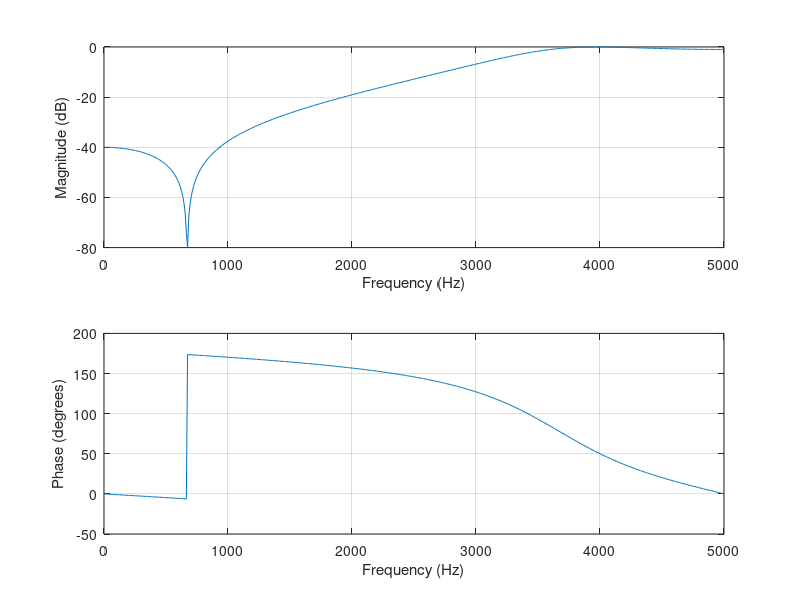

Write the MATLAB code that produced this figure.
pkg load signal

output_precision(8)

function build_elliptic_filter(n,Rp,Rs,Wp,fs,t)
  disp("")
  disp("-------------")
  disp(t)
  disp("-------------")
  if strcmp(t, "high")
    [b,a] = ellip(n, Rp, Rs, Wp*2/fs, t);
  else
    [b,a] = ellip(n, Rp, Rs, Wp*2/fs);
  end
  freqz(b, a, [], fs)
  sos = tf2sos(b, a)
  [bh, ah] = sos2tf(sos);
  errB = norm(bh-b)/norm(b)
  errA = norm(ah-a)/norm(a)
end

fs = 10000
build_elliptic_filter(2, 1, 40, 40, fs, "low")
build_elliptic_filter(2, 1, 40, [50, 100], fs, "band 1")
build_elliptic_filter(2, 1, 40, [100, 200], fs, "band 2")
build_elliptic_filter(2, 1, 40, [200, 400], fs, "band 3")
build_elliptic_filter(2, 1, 40, [400, 800], fs, "band 4")
build_elliptic_filter(2, 1, 40, [800, 1600], fs, "band 5")
build_elliptic_filter(2, 1, 40, [1600, 3200], fs, "band 6")
build_elliptic_filter(2, 1, 40, 3600, fs, "high")
